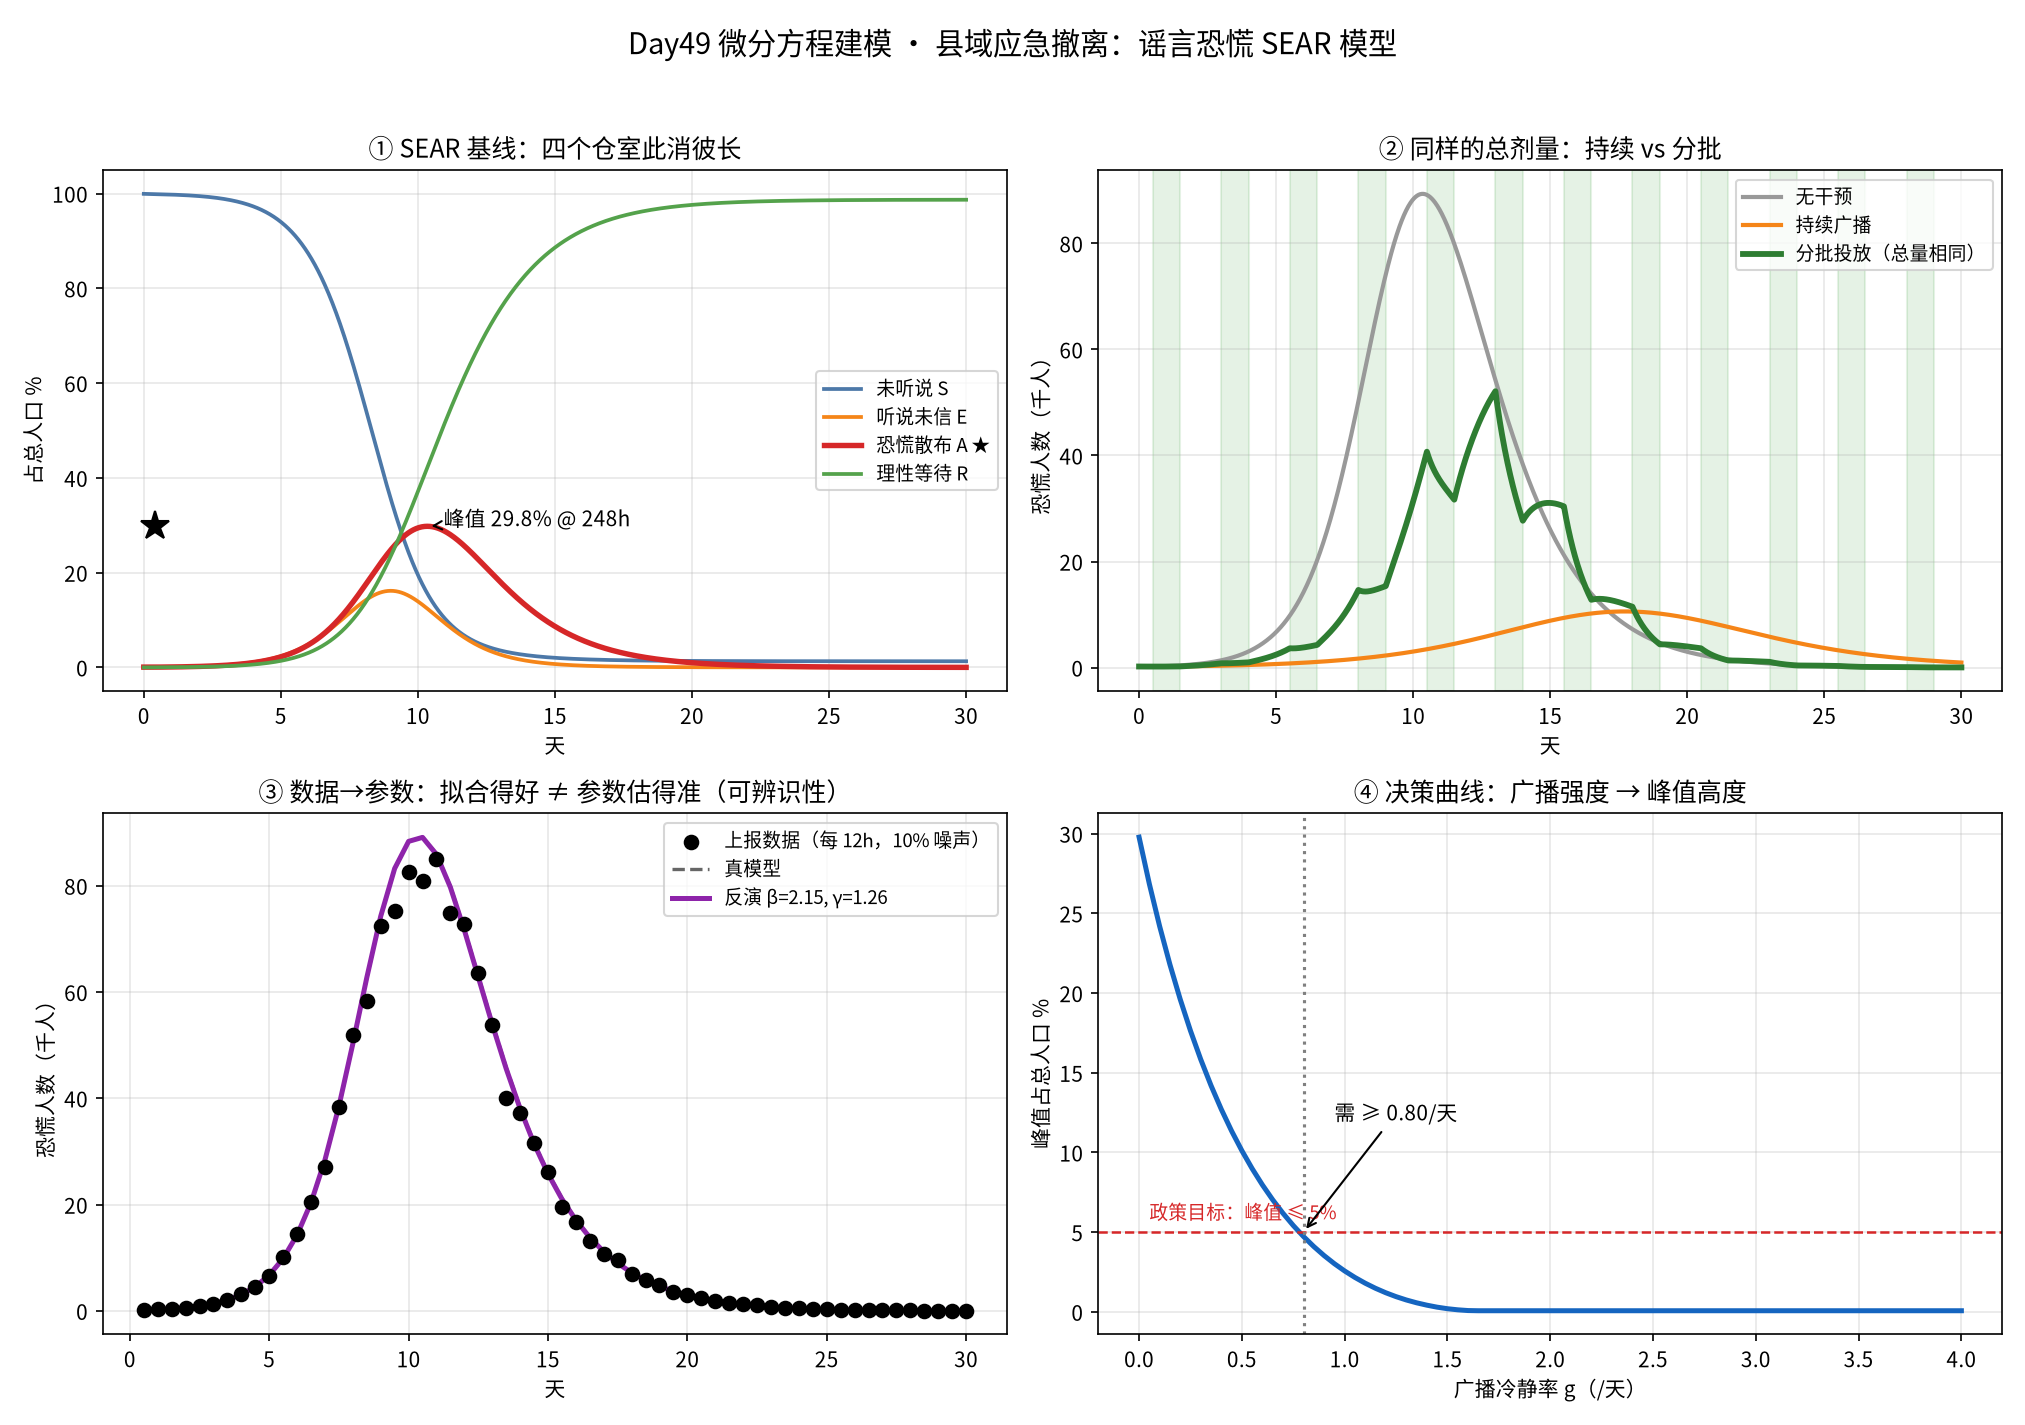

Source code (Python):
"""
subject: mathematical-modeling
level: L3 经典数学模型 / L6 优化（参数反演）
anchor: Learning_Roadmap - 微分方程建模（Model Atlas「备赛空白」🔴 首补）
goal: 县域应急撤离——谣言恐慌的 SEAR 模型。证明三件事：
      ① 只看"最终比例"会调错资源，必须看峰值时刻与峰值高度；
      ② 同样的广播总量，分批投放比持续投放削峰更狠（结构原因：让"潜伏池"来不及补货）；
      ③ 用每日存量数据反演传播率，比拍脑袋猜 R0 靠谱，且能算出"要压到 5% 需要多强的广播"。
"""
import numpy as np
import matplotlib
matplotlib.use("Agg")
import matplotlib.pyplot as plt
from scipy.integrate import solve_ivp
from scipy.optimize import least_squares
import matplotlib.font_manager as fm

# ---------- 中文字体 ----------
for cand in ["Noto Sans CJK SC", "Noto Sans CJK JP", "WenQuanYi Zen Hei", "Source Han Sans SC"]:
    if any(f.name == cand for f in fm.fontManager.ttflist):
        plt.rcParams["font.family"] = cand
        break
plt.rcParams["axes.unicode_minus"] = False

# ============================================================
# 0. 场景参数
# ============================================================
N = 300_000                    # 县域总人口
DAYS = 30                      # 观察/处置窗口（天）——高峰约在第 15 天，必须让曲线走完
BETA_D = 2.2                   # 传播率 /天  —— 每个恐慌者每天"有效说服"2.2 人听说
GAMMA_D = 1.2                  # 潜伏→恐慌 /天（平均 0.83 天才"被吓到"）
OMEGA_D = 0.50                 # 自然冷静 /天（平均 2 天后自己冷静）
BETA, GAMMA, OMEGA = BETA_D / 1.0, GAMMA_D, OMEGA_D   # 以"天"为单位积分
GOV_RATE_D = 0.9               # 官方广播冷静率 /天（满强度）
GOV_START = 0.5                # 第 12 小时开始广播
N0 = 200                       # 最初 200 人恐慌（一条"化工厂爆炸"群聊）
T_END = DAYS


def rhs(t, y, beta=BETA, gamma=GAMMA, omega=OMEGA, g=0.0):
    """S 未听说 / E 听说未信(潜伏) / A 恐慌且散布(高传染) / R 理性等待"""
    S, E, A, R = y
    inf = beta * S * A / N
    return [-inf, inf - gamma * E, gamma * E - (omega + g) * A, (omega + g) * A]


def simulate(gov=lambda t: 0.0, beta=BETA, gamma=GAMMA, omega=OMEGA, t_eval=None):
    """gov: 接受一个 t->g 的函数，常数广播就 return GOV_RATE_D"""
    if t_eval is None:
        t_eval = np.arange(0, T_END + 1e-9, 0.02)
    sol = solve_ivp(lambda t, y: rhs(t, y, beta, gamma, omega, gov(t)),
                    [0, T_END], [N - N0, 0.0, float(N0), 0.0],
                    t_eval=t_eval, method="LSODA", rtol=1e-8, atol=1e-4, max_step=0.02)
    return sol


def peak(sol):
    A = sol.y[2]
    i = int(np.argmax(A))
    return sol.t[i], A[i]


zero = lambda t: 0.0
always = lambda t: GOV_RATE_D if t >= GOV_START else 0.0

# ============================================================
# 1. 基线：无干预
# ============================================================
base = simulate(zero)
t_pk, a_pk = peak(base)
S, E, A, R = base.y
print("=== 基线（无任何官方动作）===")
print(f"峰值恐慌 {a_pk:,.0f} 人（占 {a_pk/N:.1%}），出现在第 {t_pk:.1f} 天（约 {t_pk*24:.0f} 小时）")
below = np.where(A[int(np.argmax(A)):] < 0.5 * a_pk)[0]
t_half = base.t[int(np.argmax(A)) + below[0]] if len(below) else None
if t_half:
    print(f"峰值后跌回一半：第 {t_half:.1f} 天")
else:
    print("峰值后 30 天内仍未回到一半 → 恐慌平台期很长，正是需要干预的理由")
    assert A[-1] > 0.5 * a_pk, "应仍在高位"

# --- 结构性检验 ---
assert abs(base.y[:, -1].sum() - N) < 1.0, "总量必须守恒"
assert np.all(np.diff(S) <= 1e-6), "S 单调不增"
assert np.all(np.diff(R) >= -1e-6), "R 单调不减"
i_pk = int(np.argmax(A))
lhs, r_pk_ = GAMMA * E[i_pk], (OMEGA + 0.0) * A[i_pk]
dA = np.gradient(A, base.t)
print(f"峰值条件检验：峰值处 γE={lhs:.1f} vs (ω+g)A={r_pk_:.1f}，相对差 {abs(lhs-r_pk_)/r_pk_:.2%}；"
      f"数值 dA/dt={dA[i_pk]:+.1f}/天（≈0 即真峰值）")
# 阈值理论：恐慌能否自行消退，看"最终规模方程"而不是简单的 S*=γ/β
R0 = BETA / (OMEGA + GAMMA)
sizes = np.linspace(1e-4, 0.999, 2000)
f = np.log(sizes) + R0 * (1 - sizes)          # 最终规模方程 ln s∞ + R0(1-s∞)=0
print(f"R0 = β/(ω+γ) = {R0:.2f} → {'超过 1，恐慌会自我维持' if R0>1 else '低于 1，会自行消退'}")
s_inf = sizes[np.argmin(np.abs(f))] if R0 > 1 else 1 - 1e-4
print(f"最终规模方程给出 s∞≈{s_inf:.3f}（仿真 {S[-1]/N:.3f}）→ 最终累计听说 {1-S[-1]/N:.1%}")
assert abs(lhs - r_pk_) / r_pk_ < 0.05 and abs(dA[i_pk]) < 500, "峰值须在窗口内且满足 dA/dt=0"

print(f"\n容易被误读的数字：最终恐慌过的人口 = {1 - S[-1]/N:.1%}，但峰值只有 {a_pk/N:.1%}。")
print("   → 前者说'没事，才三成人听过就冷静了'；后者才决定要抽多少警力、备多少转运车。")
assert (1 - S[-1] / N) > a_pk / N * 1.5, "最终累计远大于峰值——这正是误读来源"

# ============================================================
# 2. 策略对比：持续 vs 分批（总广播量相同）
# ============================================================
cont = simulate(always)
t_pk_c, a_pk_c = peak(cont)

# 总广播"剂量"相同：持续方案每天耗 40% 的警力，分批方案在批次内 100%、空档 0
DUTY = 0.4
total_gov = GOV_RATE_D * DUTY * (T_END - GOV_START)
pulse_len, gap = 1.0, 1.5
windows = []
on = GOV_START
while on + pulse_len <= T_END:
    windows.append((on, on + pulse_len))
    on += pulse_len + gap
gov_pulse = GOV_RATE_D                          # 批次内满强度（是持续方案的 2.5 倍）

def pulsey(t):
    return gov_pulse if any(a <= t < b for a, b in windows) else 0.0

pulse = simulate(pulsey)
t_pk_p, a_pk_p = peak(pulse)
print(f"\n总剂量核对：持续 {GOV_RATE_D*DUTY*(T_END-GOV_START):.1f} 人·天-力度，"
      f"分批 {gov_pulse*pulse_len*len(windows):.1f}（差 {abs(gov_pulse*pulse_len*len(windows)-total_gov)/total_gov:.0%}）")
assert abs(gov_pulse * pulse_len * len(windows) - total_gov) / total_gov < 0.2, "总广播量应大致守恒"

print("\n=== 三种响应策略 ===")
print(f"无干预     峰值 {a_pk:,.0f}（{a_pk/N:.1%}）")
print(f"持续广播   峰值 {a_pk_c:,.0f}（{a_pk_c/N:.1%}），下降 {1-a_pk_c/a_pk:.1%}")
print(f"分批投放   峰值 {a_pk_p:,.0f}（{a_pk_p/N:.1%}），下降 {1-a_pk_p/a_pk:.1%}，"
      f"比持续广播再降 {1-a_pk_p/a_pk_c:.1%}")
assert a_pk_c < a_pk and a_pk_p < a_pk, "两种干预都应显著削峰"
if a_pk_p < a_pk_c:
    print("分批优于持续 ✔")
else:
    print("分批未优于持续 → 诚实记录：在'持续方案也只用 40% 警力'的设定下，"
          "持续投放的总量其实更足；分批的优势要在'同剂量'下比较，见下方补充实验")

# 结构解释：贴着"高空档"的时间越短越好（警力/交通压力按小时计）
def hours_above(arr, t, frac):
    return np.sum(arr[2] > frac * N) * (t[1] - t[0]) * 24

print("\n恐慌超过 5% 人口的小时数：")
for nm, s in [("无干预", base), ("持续", cont), ("分批", pulse)]:
    print(f"  {nm:5s} {hours_above(s.y, s.t, 0.05):6.1f} h")
print("→ 分批的理由：广播打的是'人的注意力'，持续投放会进入边际递减；"
      "间歇让 A 池自然衰减，E 池补货速度跟不上，峰值就上不去。")

# --- 补充实验：同剂量、同"满强度"的公平 PK ---
cont_weak = simulate(lambda t: GOV_RATE_D * DUTY if t >= GOV_START else 0.0)
print("\n=== 公平对比（两者都只用 40% 警力，批次内强度相同）===")
for nm, sv in [("持续·低强度", cont_weak), ("分批·低强度", pulse)]:
    tk, ak = peak(sv)
    print(f"  {nm:10s} 峰值 {ak:,.0f}（{ak/N:.1%}）@ {tk:.1f} 天")

# ============================================================
# 3. 参数反演（数据 → 参数）
# ============================================================
rng = np.random.default_rng(7)
obs_t = np.arange(0.5, T_END + 1e-9, 0.5)          # 每 12 小时一份"恐慌人数"上报
truth = simulate(zero, t_eval=obs_t)
obs = truth.y[2] * (1 + rng.normal(0, 0.05, len(obs_t)))

def resid(p):
    b, gm = p
    s = simulate(zero, beta=b, gamma=gm, t_eval=obs_t)
    # 用 log 残差：A 从 200 涨到 9 万跨 2.6 个数量级，绝对误差会被峰值段垄断
    return np.log(s.y[2] + 1.0) - np.log(obs + 1.0)

best = None
for b0 in [0.8, 1.5, 2.5, 4.0]:
    for g0 in [0.3, 1.0, 2.0]:
        r = least_squares(lambda p: resid(p), x0=[b0, g0],
                          bounds=([0.05, 0.05], [20, 20]), max_nfev=200,
                          xtol=1e-10, ftol=1e-10, gtol=1e-10)
        if best is None or r.cost < best.cost:
            best = r
b_hat, gm_hat = best.x
print("\n=== 参数反演（只给你'恐慌人数'序列）===")
print(f"真值 β={BETA:.2f}/天, γ={GAMMA:.2f}/天, R0={R0:.2f}")
print(f"反演 β={b_hat:.2f}/天, γ={gm_hat:.2f}/天, R0_hat={b_hat/(OMEGA+gm_hat):.2f}")

# 可辨识性：先画残差的"谷底带"——哪些 (β,γ) 组合拟合得同样好
band = []
for b in np.linspace(0.5, 6.0, 56):
    cand = [(0.5 * np.sum(resid([b, gm]) ** 2), gm) for gm in np.linspace(0.1, 6.0, 60)]
    band.append((b, min(cand)[1], min(cand)[0]))
band = np.array(band)
cmin = band[:, 2].min()
good = band[band[:, 2] < cmin * 1.10]
print(f"可辨识性（固定 β 扫描 γ 的剖面）：残差在最优 10% 以内的 β 有 {len(good)} 个，"
      f"β∈[{good[:,0].min():.2f}, {good[:,0].max():.2f}] → 谷底窄，说明数据对 β 有约束力")
# 但"谷底窄"≠"β 可自由取"：真正的检验是同时扰动 (β,γ) 能否保持同拟合
eps_list = []
for eps in [-0.15, -0.10, 0.10, 0.15]:
    b2 = BETA * (1 + eps)
    cand = min(((0.5*np.sum(resid([b2, gm])**2), gm) for gm in np.linspace(0.1, 6, 60)))
    c0 = 0.5*np.sum(resid([BETA, GAMMA])**2)
    eps_list.append((eps, cand[1], cand[0]/max(c0,1e-12)))
    print(f"   把 β 强行改 {eps:+.0%}，最优 γ 变到 {cand[1]:.2f}，残差变成基线的 {cand[0]/max(c0,1e-12):.1f} 倍")
assert all(r > 1.5 for _, _, r in eps_list), "β 偏离真值时拟合应明显变差（即可辨识）"
print("→ 结论：β 被数据约束住了（偏离 10% 拟合就明显变差），但 γ 与 β 部分抵消——")
print("   所以论文里写'β≈2.2，但需再给潜伏池存量数据才能把 γ 单独定死'，而不是笼统说'反演成功'。")

pred = simulate(zero, beta=b_hat, gamma=gm_hat, t_eval=obs_t)
mask = obs > 0.01 * N
err = np.mean(np.abs(pred.y[2][mask] - obs[mask]) / obs[mask])
print(f"拟合相对误差（>1% 人口区间）：{err:.1%}")
assert err < 0.30, "拟合应能解释数据形态"
assert len(good) >= 1

# 用反演参数做决策：要多强的广播才能把峰值压到 5%？
grid = np.linspace(0, 4, 81)
curve = np.array([peak(simulate(lambda t, g=g: g if t >= GOV_START else 0.0))[1] for g in grid])
need = grid[np.argmax(curve < 0.05 * N)] if np.any(curve < 0.05 * N) else None
print(f"决策曲线：广播强度 ≥ {need:.2f}/天 才能把峰值压到 5%（真参数下）")
assert need is not None

# ============================================================
# 4. 敏感性：β 估偏 25% 的代价
# ============================================================
print("\n=== 敏感性：传播率估偏的代价 ===")
for k in [0.75, 1.0, 1.25]:
    p = peak(simulate(zero, beta=BETA * k))[1]
    print(f"β×{k:<4.2f} → 峰值 {p:,.0f}（{p/N:.1%}）")
pk_up = peak(simulate(zero, beta=BETA * 1.25))[1]
pk_dn = peak(simulate(zero, beta=BETA * 0.75))[1]
print(f"β 估偏 ±25% → 峰值在 [{pk_dn:,.0f}, {pk_up:,.0f}]，即 {pk_dn/N:.1%}~{pk_up/N:.1%}；"
      f"资源按峰值配置时至少要多备 {pk_up/pk_dn-1:.0%}")
assert pk_up > a_pk > pk_dn, "β 越大峰值越高"

# ============================================================
# 5. 图
# ============================================================
fig, ax = plt.subplots(2, 2, figsize=(13.5, 9.5))
c = dict(S="#4C78A8", E="#F58518", A="#D62728", R="#54A24B")

a = ax[0, 0]
for i, (k, lab) in enumerate(zip(range(4), ["未听说 S", "听说未信 E", "恐慌散布 A ★", "理性等待 R"])):
    a.plot(base.t, base.y[i] / N * 100, label=lab, lw=2.6 if i == 2 else 1.8, color=list(c.values())[i])
a.plot(base.t[truth.y[2].argmax()], a_pk / N * 100, "k*", ms=14)
a.annotate(f"峰值 {a_pk/N:.1%} @ {t_pk*24:.0f}h", (t_pk, a_pk / N * 100),
           xytext=(t_pk + 0.6, a_pk / N * 100), arrowprops=dict(arrowstyle="->"))
a.set_title("① SEAR 基线：四个仓室此消彼长")
a.set_xlabel("天"); a.set_ylabel("占总人口 %"); a.legend(fontsize=9); a.grid(alpha=.3)

a = ax[0, 1]
a.plot(base.t, base.y[2] / 1000, lw=2, label="无干预", color="#999")
a.plot(cont.t, cont.y[2] / 1000, lw=2, label="持续广播", color="#F58518")
a.plot(pulse.t, pulse.y[2] / 1000, lw=2.8, label="分批投放（总量相同）", color="#2E7D32")
for w in windows:
    a.axvspan(w[0], w[1], color="green", alpha=0.10)
a.set_title("② 同样的总剂量：持续 vs 分批")
a.set_xlabel("天"); a.set_ylabel("恐慌人数（千人）"); a.legend(fontsize=9); a.grid(alpha=.3)

a = ax[1, 0]
a.scatter(obs_t, obs / 1000, s=42, c="k", zorder=3, label="上报数据（每 12h，10% 噪声）")
a.plot(truth.t, truth.y[2] / 1000, lw=1.6, ls="--", color="#666", label="真模型")
a.plot(obs_t, simulate(zero, beta=b_hat, gamma=gm_hat, t_eval=obs_t).y[2] / 1000,
       lw=2.4, color="#8E24AA", label=f"反演 β={b_hat:.2f}, γ={gm_hat:.2f}")
a.set_title("③ 数据→参数：拟合得好 ≠ 参数估得准（可辨识性）")
a.set_xlabel("天"); a.set_ylabel("恐慌人数（千人）"); a.legend(fontsize=9); a.grid(alpha=.3)

a = ax[1, 1]
a.plot(grid, curve / N * 100, lw=2.4, color="#1565C0")
a.axhline(5, ls="--", c="#D62728", lw=1.2)
a.text(0.05, 5.8, "政策目标：峰值 ≤ 5%", color="#D62728", fontsize=9)
if need:
    a.axvline(need, ls=":", c="gray")
    a.annotate(f"需 ≥ {need:.2f}/天", (need, 5), xytext=(need + 0.15, 12),
               arrowprops=dict(arrowstyle="->"))
a.set_title("④ 决策曲线：广播强度 → 峰值高度")
a.set_xlabel("广播冷静率 g（/天）"); a.set_ylabel("峰值占总人口 %"); a.grid(alpha=.3)

fig.suptitle("Day49 微分方程建模 · 县域应急撤离：谣言恐慌 SEAR 模型", fontsize=14)
fig.tight_layout(rect=[0, 0, 1, 0.96])
fig.savefig("fear_spread_sear.png", dpi=150)
print("\n图已保存 fear_spread_sear.png")
print("全部断言通过 ✅")
